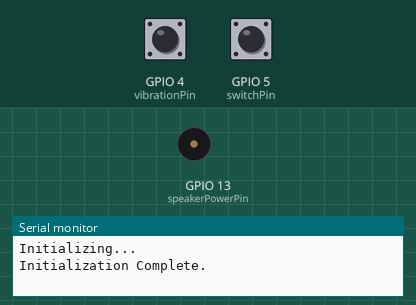
Recording of a sketch running on a simulated ESP32. Parts: buzzer (waves = sounding, pin HIGH), the last lines printed to the serial monitor. Inputs (shaded band) come from the test bench; at power-on: GPIO 5 (switchPin) HIGH, GPIO 4 (vibrationPin) LOW. I2S audio is not simulated (input reads silence); pins used as bus, display or sensor lines are not drawn.

Above: at 1.7 s.
1.8 s: GPIO 5 (switchPin) pulled LOW for 0.15 s
4.9 s: GPIO 4 (vibrationPin) pulsed HIGH 2 times (0.12 s each, 0.3 s apart)
At 7.8 s:
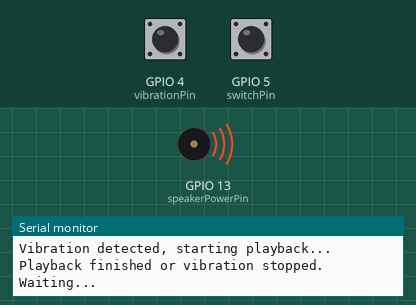
Timing chart, 0 to 9.5 s (numbered marks = the images above; inputs shaded):
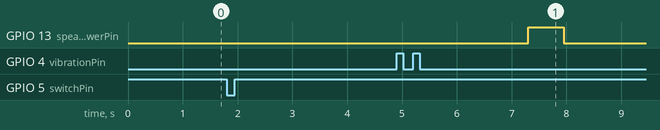

The sketch:

Main_Sticker_Project_File.ino
```cpp
/*
  ESP32 I2S Microphone Sample
  Record audio from I2S microphone and play it back
  upon vibration trigger (SW420 sensor).
*/

#include <Arduino.h>
#include <driver/i2s.h>

// -------------------- CONFIGURATIONS --------------------
#define SAMPLE_RATE       10000          // Adjust as needed
#define CHANNELS          1              // Mono audio
#define BITS_PER_SAMPLE   I2S_BITS_PER_SAMPLE_16BIT
#define RECORD_SECONDS    5              // Record duration
#define PLAYBACK_SECONDS  5              // Playback duration
#define GAIN_FACTOR       30             // Software gain factor

// I2S pins for microphone (I2S_NUM_0)
#define I2S0_WS   21   // LRCK
#define I2S0_SD   33   // DOUT from mic
#define I2S0_SCK  32   // BCLK

// I2S pins for speaker (I2S_NUM_1)
#define I2S1_WS   25   // LRCK
#define I2S1_SD   22   // DIN to speaker
#define I2S1_SCK  26   // BCLK

// User-controlled switch (for recording)
const int switchPin = 5;

// Vibration sensor pin (for playback)
const int vibrationPin = 4;

const int speakerPowerPin = 13;
const int microphonePowerPin = 14;
// Calculate total samples for RECORD_SECONDS at SAMPLE_RATE
static const size_t TOTAL_SAMPLES = SAMPLE_RATE * RECORD_SECONDS;

// Dynamically allocated audio buffer for recording
int16_t* recordedData = nullptr;

// Track how many bytes of valid audio are recorded
size_t recordedSize = 0;

// -------------------- I2S SETUP --------------------
volatile bool vibrationDetected = false; // Flag for vibration

// Configure I2S for microphone (RX)
void setupI2SMic() {
  i2s_config_t i2s_config_mic = {
    .mode = (i2s_mode_t)(I2S_MODE_MASTER | I2S_MODE_RX),
    .sample_rate = SAMPLE_RATE,
    .bits_per_sample = BITS_PER_SAMPLE,
    .channel_format = (CHANNELS == 1) ? I2S_CHANNEL_FMT_ONLY_LEFT : I2S_CHANNEL_FMT_RIGHT_LEFT,
    .communication_format = I2S_COMM_FORMAT_I2S,
    .intr_alloc_flags = 0,
    .dma_buf_count = 8,
    .dma_buf_len = 256,
    .use_apll = false,
    .tx_desc_auto_clear = false,
    .fixed_mclk = 0
  };

  i2s_pin_config_t pin_config_mic = {
    .bck_io_num = I2S0_SCK,
    .ws_io_num = I2S0_WS,
    .data_out_num = I2S_PIN_NO_CHANGE,
    .data_in_num = I2S0_SD
  };

  i2s_driver_install(I2S_NUM_0, &i2s_config_mic, 0, NULL);
  i2s_set_pin(I2S_NUM_0, &pin_config_mic);
  i2s_set_clk(I2S_NUM_0, SAMPLE_RATE, BITS_PER_SAMPLE,
              (CHANNELS == 1) ? I2S_CHANNEL_MONO : I2S_CHANNEL_STEREO);
}

// Configure I2S for speaker (TX)
void setupI2SSpeaker() {
  i2s_config_t i2s_config_speaker = {
    .mode = (i2s_mode_t)(I2S_MODE_MASTER | I2S_MODE_TX),
    .sample_rate = SAMPLE_RATE,
    .bits_per_sample = BITS_PER_SAMPLE,
    .channel_format = (CHANNELS == 1) ? I2S_CHANNEL_FMT_ONLY_LEFT : I2S_CHANNEL_FMT_RIGHT_LEFT,
    .communication_format = I2S_COMM_FORMAT_I2S,
    .intr_alloc_flags = 0,
    .dma_buf_count = 8,
    .dma_buf_len = 256,
    .use_apll = false,
    .tx_desc_auto_clear = true,
    .fixed_mclk = 0
  };

  i2s_pin_config_t pin_config_speaker = {
    .bck_io_num = I2S1_SCK,
    .ws_io_num = I2S1_WS,
    .data_out_num = I2S1_SD,
    .data_in_num = I2S_PIN_NO_CHANGE
  };

  i2s_driver_install(I2S_NUM_1, &i2s_config_speaker, 0, NULL);
  i2s_set_pin(I2S_NUM_1, &pin_config_speaker);
  i2s_set_clk(I2S_NUM_1, SAMPLE_RATE, BITS_PER_SAMPLE,
              (CHANNELS == 1) ? I2S_CHANNEL_MONO : I2S_CHANNEL_STEREO);
}
void IRAM_ATTR vibrationISR() {
  vibrationDetected = true;  // Set flag when vibration occurs
}

void setup() {
  Serial.begin(115200);
  Serial.println("Initializing...");

  // Configure pins
  pinMode(switchPin, INPUT_PULLUP);
  pinMode(speakerPowerPin, OUTPUT); // Set the pin as an output
  pinMode(microphonePowerPin, OUTPUT);

  pinMode(vibrationPin, INPUT);
  attachInterrupt(digitalPinToInterrupt(vibrationPin), vibrationISR, FALLING);  // Detect LOW signal

  // Allocate audio buffer dynamically (for 5 seconds of audio)
  recordedData = (int16_t*)malloc(TOTAL_SAMPLES * sizeof(int16_t));
  if (!recordedData) {
    Serial.println("Error: Failed to allocate memory for recordedData.");
    while (1) { /* halt */ }
  }

  // Initialize I2S for microphone (RX) and speaker (TX)
  setupI2SMic();
  setupI2SSpeaker();

  delay(500);
  Serial.println("Initialization Complete.");
}

void loop() {
  // 1. Check if the switch is pressed -> Start recording
  if (digitalRead(switchPin) == LOW) {
    digitalWrite(microphonePowerPin, HIGH);
    Serial.println("Recording started...");

    size_t totalBytesToRead = TOTAL_SAMPLES * sizeof(int16_t);
    recordedSize = 0; // Reset recorded size
    uint32_t startTime = millis();

    while ((millis() - startTime) < (RECORD_SECONDS * 1000) &&
           recordedSize < totalBytesToRead)
    {
      // Check if the button has been released
      if (digitalRead(switchPin) == HIGH) {
        digitalWrite(microphonePowerPin, LOW);
        Serial.println("Button released, stopping recording...");
        break; // Exit the loop immediately
      }

      size_t bytesRead = 0;
      // Read data from the microphone (non-blocking behavior)
      esp_err_t err = i2s_read(
        I2S_NUM_0,
        (char*)recordedData + recordedSize,
        totalBytesToRead - recordedSize,
        &bytesRead,
        10 // Timeout for 10 ms to avoid long blocking
      );

      if (err == ESP_OK && bytesRead > 0) {
        recordedSize += bytesRead;

        // Apply software gain to new samples only
        size_t samplesRead = bytesRead / sizeof(int16_t);
        for (size_t i = 0; i < samplesRead; ++i) {
          int sampleIndex = (recordedSize / sizeof(int16_t)) - samplesRead + i;
          int32_t amplified = recordedData[sampleIndex] * GAIN_FACTOR;

          // Clip to valid 16-bit range
          if (amplified > 32767)  amplified = 32767;
          if (amplified < -32768) amplified = -32768;

          recordedData[sampleIndex] = (int16_t)amplified;
        }
      }
    }

    Serial.println("Recording finished.");
    delay(500); // Small pause
  }


  // 2. Check vibration sensor -> Playback
  if (vibrationDetected && recordedSize > 0) {
    Serial.println("Vibration detected, starting playback...");
    // Turn on speaker module
    digitalWrite(speakerPowerPin, HIGH); // Set the pin high
    delay(100);

  // Ensure previous I2S driver is stopped and reset
  i2s_driver_uninstall(I2S_NUM_1);
  delay(50);
  setupI2SSpeaker(); // Reinitialize I2S for speaker

  // Flush I2S to clear any buffered data
  i2s_zero_dma_buffer(I2S_NUM_1);

  // Reinitialize I2S speaker settings (optional, but may help)
  i2s_set_clk(I2S_NUM_1, SAMPLE_RATE, BITS_PER_SAMPLE,
              (CHANNELS == 1) ? I2S_CHANNEL_MONO : I2S_CHANNEL_STEREO);

    uint32_t startTime = millis();
    size_t bytesWritten = 0;

    while ((millis() - startTime) < (PLAYBACK_SECONDS * 1000) &&
           digitalRead(vibrationPin) == HIGH)
    {
      i2s_write(
        I2S_NUM_1,
        (const char*)recordedData,
        recordedSize,
        &bytesWritten,
        portMAX_DELAY
      );
    }

    Serial.println("Playback finished or vibration stopped. Waiting...");
    vibrationDetected = false;  // Reset flag after printing
    delay(500); // Small pause
  }
  digitalWrite(speakerPowerPin, LOW); // Set the pin high

}
```

Measured:
- after the input at 4.9 s, GPIO 13 (speakerPowerPin): LOW → HIGH after 2.4 s, → LOW 0.65 s later
